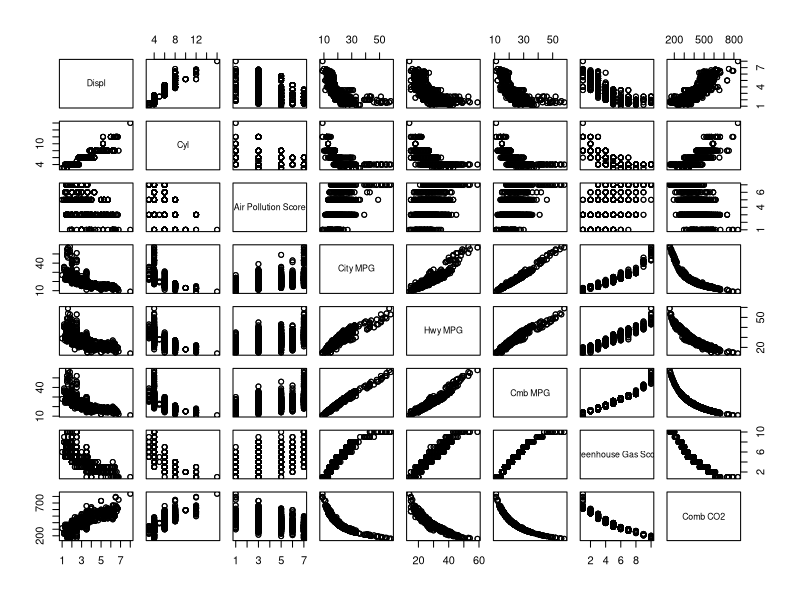

Reproduce this figure in R.
## ---- chunk 1
knitr::opts_chunk$set(echo = TRUE, comment="")
## ---- chunk 2
library(tidyverse)
## ---- chunk 3
epa <- read_csv("EPA gasoline rating 2019.csv")
## ---- chunk 4
numeric_columns <- epa[, sapply(epa, is.numeric)]
cor(numeric_columns)
pairs(numeric_columns)
